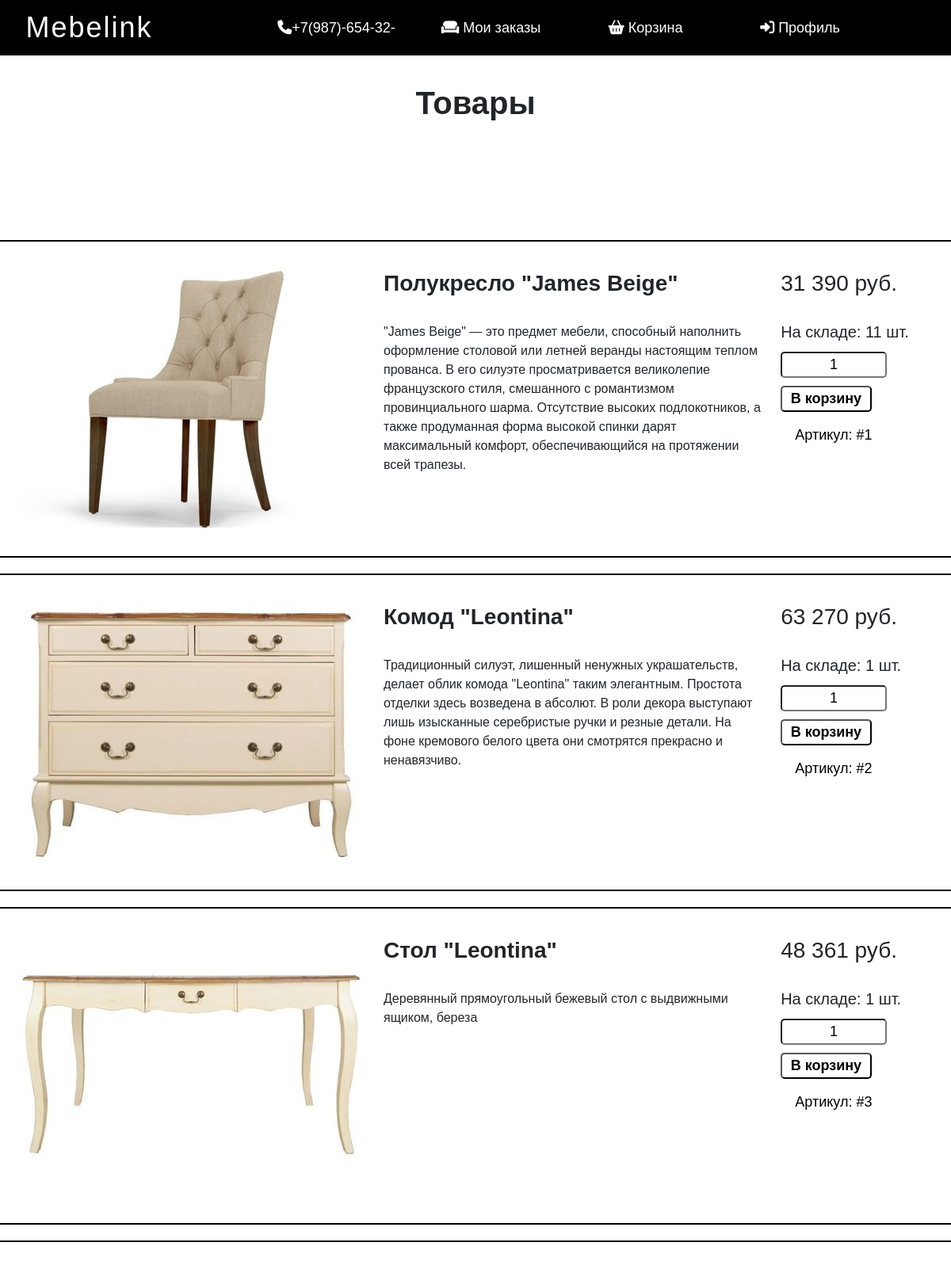
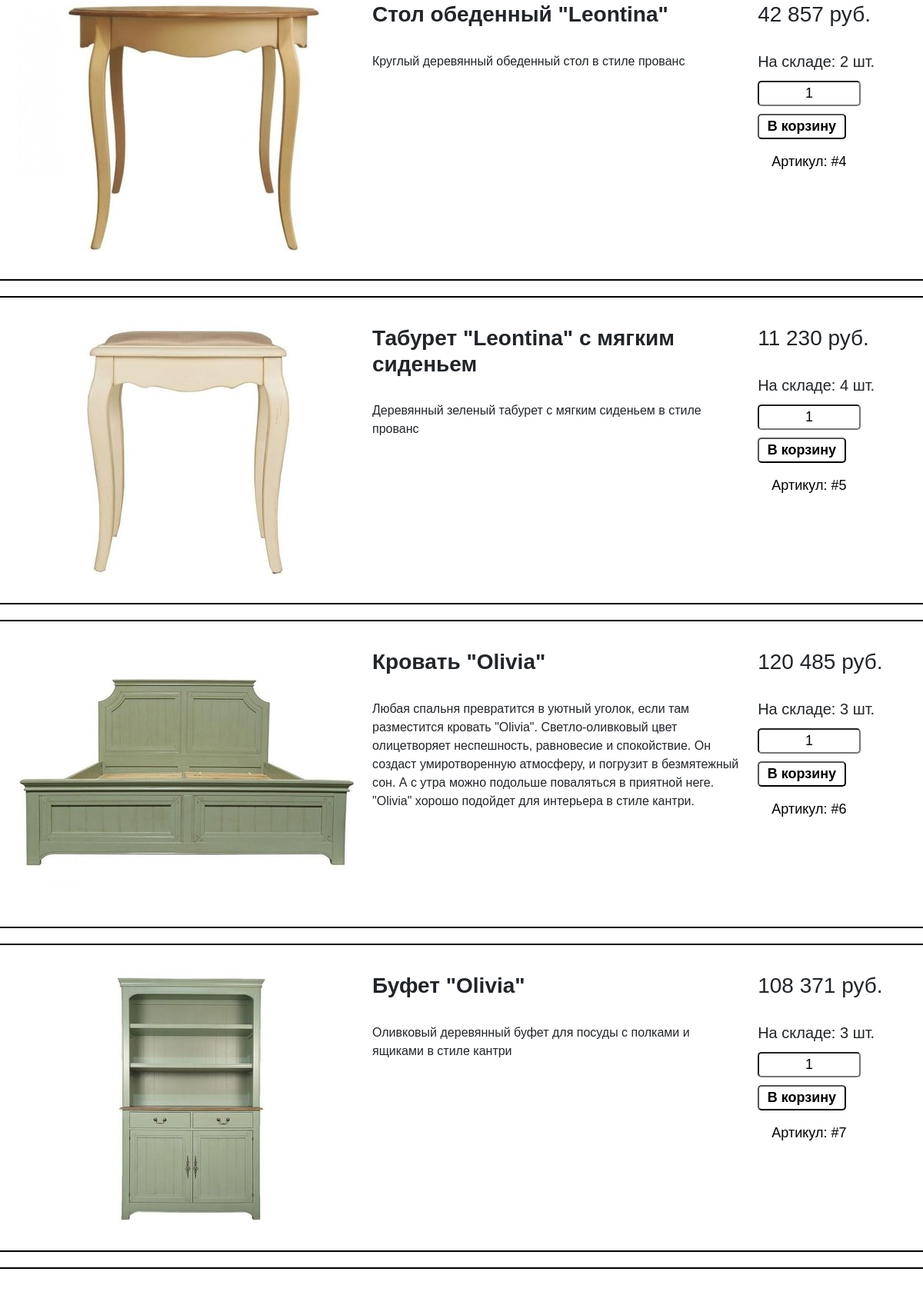
Page /main_page (upper part) on the committed database (2 pictures, top to bottom).
### data/furniture.py (models this page shows)
class Furniture(SqlAlchemyBase):
    __tablename__ = 'furniture'
    id = sqlalchemy.Column(sqlalchemy.Integer,
                           primary_key=True, autoincrement=True)
    title = sqlalchemy.Column(sqlalchemy.String, nullable=True)      # Название
    content = sqlalchemy.Column(sqlalchemy.String, nullable=False)   # Описание
    price = sqlalchemy.Column(sqlalchemy.Integer, nullable=False)    # Цена
    amount = sqlalchemy.Column(sqlalchemy.Integer, nullable=False)   # Кол-во
    photo = sqlalchemy.Column(sqlalchemy.String, nullable=False)     # Путь к фотографии
    tags = sqlalchemy.Column(sqlalchemy.String, nullable=False)

### main.py (the view)
@app.route('/')
@app.route('/main_page')
def main_page():
    global verdict
    if verdict[:3] != "100":  # Ошибка исключение
        clear_verdicrt()
    else:
        verdict = verdict[3:]
        verdict = f"Ошибка!\nТовара: {verdict} не хватает на складе"
    db_sess = db_session.create_session()
    furniture = db_sess.query(Furniture)
    return render_template("main_page.html", user=user_name, entrance=btn_entrance, furniture=furniture,
                           verdict=verdict)

### data/db_session.py (called while the page is built)
def create_session() -> Session:
    global __factory
    return __factory()

### main.py (called while the page is built)
def clear_verdicrt():
    global verdict
    verdict = ""

### templates/main_page.html (shortened to what this page needs)
{% extends 'base.html' %}
{% block user %}
{{user}}
{% endblock %}
{% block body %}
<div class="content_container">
    <h1 style="text-align: center; font-weight: 900;">Товары</h1>
    <form>
        <textarea class="verdict" readonly>{% block verdict %}{{verdict}}{% endblock %}</textarea>
    </form>
{% for item in furniture %}
<div class="product">
    <div class="picture">
        <img src="/static/img/{{item.photo}}" alt="{{item.photo}}">
    </div>
    <div class="about">
        <h3 class="title">{{item.title}}</h3>
        {{item.content}}
    </div>
    <div class="additionall_info">
        <h3>{{item.price}} руб.</h3>
        <h5>На складе: {{item.amount}} шт.</h5>
        <form action="/main_page" method="POST">
            <input type="text" name="amount" value="1">
            <input type="submit" name="btn" value="В корзину">
            <input class="id" type="text" name="id" value="Артикул: #{{item.id}}" readonly>
        </form>
    </div>
</div>
{% endfor %}
{% endblock %}

### templates/base.html (shortened to what this page needs)
<!DOCTYPE html>
<html lang="ru">
  <head>
    <link rel="stylesheet" href="https://cdn.jsdelivr.net/npm/bootstrap@4.6.0/dist/css/bootstrap.min.css">
    <link rel="stylesheet" href="{{ url_for('static', filename='css/header_style.css') }}">
    <link rel="stylesheet" href="{{ url_for('static', filename='css/main_page_content.css') }}">
    <link rel="stylesheet" href="{{ url_for('static', filename='css/basket_content.css') }}">
    <link rel="stylesheet" href="{{ url_for('static', filename='css/orders_content.css') }}">
  <body>
    <header>
        <div class="container-fluid">
            <div class="row">
                <div class="col-md-2 logo">
                    <a href="main_page">Mebelink</a>
                </div>
                <div class="col-md-2 hd">
                    <i class="fas fa-phone"> </i>+7(987)-654-32-10
                </div>
                <div class="col-md-2 hd">
                    <i class="fas fa-couch"></i> <a href="orders">Мои заказы</a>
                </div>
                <div class="col-md-2 hd">
                    <i class="fas fa-shopping-basket"></i> <a href="basket">Корзина</a>
                </div>
                <div class="col-md-2 hd dropdown">
                    <i class="fas fa-sign-in-alt"></i> <button class="dropbtn">{% block user %}{% endblock %}</button>
                </div>
            </div>
        </div>
    </header>
    {% block body %}{% endblock %}
    </div>
  </body>
</html>

### static/css/header_style.css (style rules this page uses)
body { font-family: sans-serif; }
.row { width: 100%; margin-left: 0%; }
header { width: 100%; background-color: black; height: 70px; }
header a { color: white; }
.hd { font-size: 18px; height: 70px; line-height: 70px; text-align: center; color: white; }
.logo { height: 70px; line-height: 70px; text-align: center; color: white; font-weight: 500; letter-spacing: 2px; margin-right: 10%; font-size: 36px; }
.dropbtn { background-color: #000000; padding: 0%; height: 70px; color: white; font-size: 18px; border: none; cursor: pointer; }

### static/css/main_page_content.css (style rules this page uses)
.content_container { margin-top: 3%; }
.product { padding-top: 3%; padding-bottom: 3%; outline: 2px solid #000; display: flex; width: 100%; margin-top: 2%; margin-bottom: 2%; }
.picture { float: left; margin-right: 2%; margin-left: 2%; }
.about { float: right; width: 50%; }
.title { font-weight: 600; }
.additionall_info { margin-left: 2%; margin-right: 2%; }
.id { color: rgb(148, 148, 148); border-width: 0; }
.verdict { margin-top: 1%; border: none; padding: 0; color: red; font-weight: 900; outline: none; text-align: center; font-size: 20px; width: 100%; height: 100px; border-color: white; resize: none; overflow: hidden; }
input[type="text"] { border-radius: 5px; margin-top: 3%; margin-bottom: 5%; width: 70%; text-align: center; font-size: 18px; color: rgb(0, 0, 0); outline: none; }
input[type="submit"] { border-radius: 5px; text-align: center; font-size: 18px; font-weight: 600; color: rgb(0, 0, 0); background-color: white; border-color: black; width: 60%; margin-bottom: 5%; outline: none; cursor: pointer; }

### static/css/basket_content.css (style rules this page uses)
.content_container { margin-top: 3%; }

### static/css/orders_content.css (style rules this page uses)
.content_container { margin-top: 3%; }

### rows in the picture
Furniture: photo (picture), title "Полукресло \"James Beige\"", content "\"James Beige\" ― это предмет мебели, способный наполнить оформление столовой или летней веранды настоящим теплом прованса. В его силуэте просматривается великолепие французского стиля, смешанного с романтизмом провинциального шарма. Отсутствие высоких подлокотников, а также продуманная форма высокой спинки дарят максимальный комфорт, обеспечивающийся на протяжении всей трапезы.", price "31 390", amount "11", id "Артикул: #1"
Furniture: photo (picture), title "Комод \"Leontina\"", content "Традиционный силуэт, лишенный ненужных украшательств, делает облик комода \"Leontina\" таким элегантным. Простота отделки здесь возведена в абсолют. В роли декора выступают лишь изысканные серебристые ручки и резные детали. На фоне кремового белого цвета они смотрятся прекрасно и ненавязчиво.", price "63 270", amount "1", id "Артикул: #2"
Furniture: photo (picture), title "Стол \"Leontina\"", content "Деревянный прямоугольный бежевый стол с выдвижными ящиком, береза", price "48 361", amount "1", id "Артикул: #3"
Furniture: photo (picture), title "Стол обеденный \"Leontina\"", content "Круглый деревянный обеденный стол в стиле прованс", price "42 857", amount "2", id "Артикул: #4"
Furniture: photo (picture), title "Табурет \"Leontina\" с мягким сиденьем", content "Деревянный зеленый табурет с мягким сиденьем в стиле прованс", price "11 230", amount "4", id "Артикул: #5"
Furniture: photo (picture), title "Кровать \"Olivia\"", content "Любая спальня превратится в уютный уголок, если там разместится кровать \"Olivia\". Светло-оливковый цвет олицетворяет неспешность, равновесие и спокойствие. Он создаст умиротворенную атмосферу, и погрузит в безмятежный сон. А с утра можно подольше поваляться в приятной неге. \"Olivia\" хорошо подойдет для интерьера в стиле кантри.", price "120 485", amount "3", id "Артикул: #6"
Furniture: photo (picture), title "Буфет \"Olivia\"", content "Оливковый деревянный буфет для посуды с полками и ящиками в стиле кантри", price "108 371", amount "3", id "Артикул: #7"

### other values in the picture
{{ user }} "Профиль"
